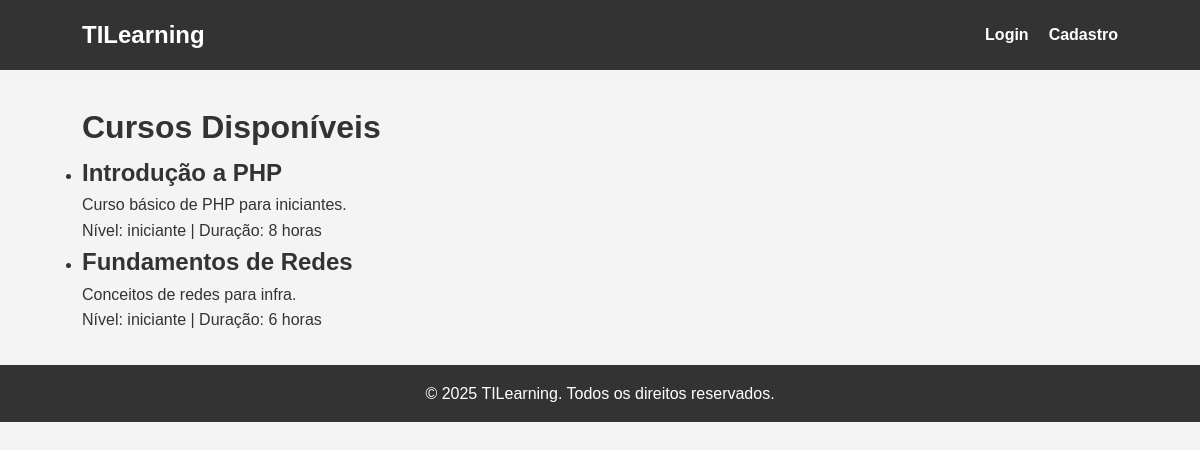
The page / on the database its author committed.
### tables this page shows
CREATE TABLE courses (
id INT AUTO_INCREMENT PRIMARY KEY,
title VARCHAR(255) NOT NULL,
slug VARCHAR(255) NOT NULL UNIQUE,
description TEXT,
level ENUM('iniciante','intermediario','avancado') DEFAULT 'iniciante',
hours INT DEFAULT 0,
instructor_id INT DEFAULT NULL,
created_at TIMESTAMP DEFAULT CURRENT_TIMESTAMP,
FOREIGN KEY (instructor_id) REFERENCES users(id) ON DELETE SET NULL
);

### public/pages/home.php (the view)
<?php
include dirname(__DIR__, 2) . '/templates/header.php';
$stmt = $pdo->query("SELECT title, description, level, hours FROM courses");
$courses = $stmt->fetchAll();
?>
<div class="main-content">
    <h1>Cursos Disponíveis</h1>
    <?php if (count($courses) > 0): ?>
        <ul class="course-list">
            <?php foreach ($courses as $course): ?>
                <li class="course-item">
                    <h2><?= htmlspecialchars($course['title']) ?></h2>
                    <p><?= htmlspecialchars($course['description']) ?></p>
                    <p>Nível: <?= htmlspecialchars($course['level']) ?> | Duração: <?= htmlspecialchars($course['hours']) ?> horas</p>
                </li>
            <?php endforeach; ?>
        </ul>
    <?php else: ?>
        <p>Nenhum curso disponível no momento.</p>
    <?php endif; ?>
</div>
<?php include dirname(__DIR__, 2) . '/templates/footer.php'; ?>

### public/index.php (shortened to what this page needs)
<?php
require_once dirname(__DIR__) . '/init.php';
$path = $_GET['path'] ?? 'home';
switch ($path) {
    case 'home':
        require dirname(__DIR__) . '/public/pages/home.php';
        break;
}
?>

### templates/header.php (shortened to what this page needs)
<!DOCTYPE html>
<html lang="pt-BR">
<head>
    <link rel="stylesheet" href="<?= BASE_URL ?>/public/css/style.css">
</head>
<body>
<header>
    <nav>
        <a href="<?= BASE_URL ?>"><h1><?= APP_NAME ?></h1></a>
        <ul>
            <li><a href="<?= BASE_URL ?>/auth/login.php">Login</a></li>
            <li><a href="<?= BASE_URL ?>/auth/register.php">Cadastro</a></li>
        </ul>
    </nav>
</header>
<main>

### templates/footer.php
</main>
<footer>
    <p>&copy; <?= date('Y') ?> <?= APP_NAME ?>. Todos os direitos reservados.</p>
</footer>
</body>
</html>

### public/css/style.css (style rules this page uses)
* { margin: 0; padding: 0; box-sizing: border-box; }
body { font-family: Arial, sans-serif; line-height: 1.6; background-color: #f4f4f4; color: #333; }
header { background: #333; color: #fff; padding: 1rem 0; }
header nav { display: flex; justify-content: space-between; align-items: center; max-width: 1100px; margin: auto; padding: 0 2rem; }
header h1 { font-size: 1.5rem; }
header nav ul { display: flex; list-style: none; }
header nav ul li { margin-left: 20px; }
header nav a { color: #fff; text-decoration: none; font-weight: bold; }
main { max-width: 1100px; margin: 2rem auto; padding: 0 2rem; }
footer { text-align: center; padding: 1rem 0; background: #333; color: #fff; margin-top: 2rem; }

### rows shown on the page
courses: title "Introdução a PHP", description "Curso básico de PHP para iniciantes.", level "iniciante", hours "8"
courses: title "Fundamentos de Redes", description "Conceitos de redes para infra.", level "iniciante", hours "6"

### other values the page prints
APP_NAME "TILearning"
